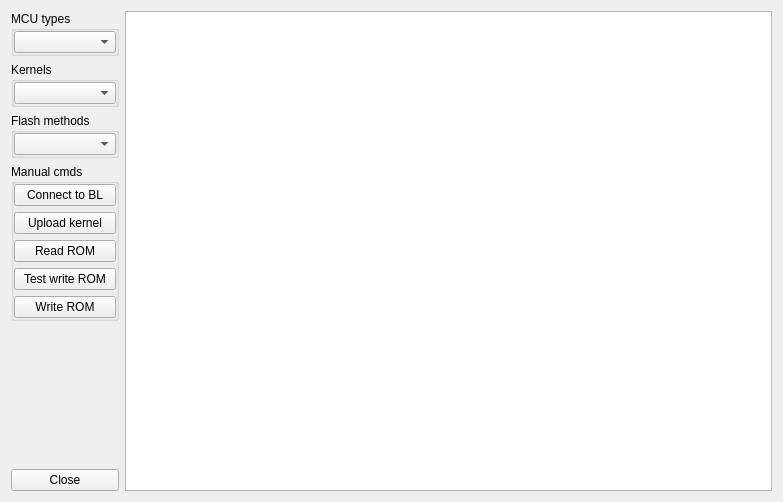
<?xml version="1.0" encoding="UTF-8"?>
<ui version="4.0">
 <class>EcuManualOperationsWindow</class>
 <widget class="QWidget" name="EcuManualOperationsWindow">
  <property name="windowModality">
   <enum>Qt::ApplicationModal</enum>
  </property>
  <property name="geometry">
   <rect>
    <x>0</x>
    <y>0</y>
    <width>783</width>
    <height>500</height>
   </rect>
  </property>
  <property name="windowTitle">
   <string>Form</string>
  </property>
  <layout class="QGridLayout" name="gridLayout">
   <item row="0" column="0">
    <layout class="QHBoxLayout" name="horizontalLayout">
     <item>
      <layout class="QVBoxLayout" name="verticalLayout">
       <item>
        <widget class="QGroupBox" name="mcu_types_box">
         <property name="title">
          <string>MCU types</string>
         </property>
         <layout class="QGridLayout" name="mcu_types_box_2">
          <property name="leftMargin">
           <number>0</number>
          </property>
          <property name="topMargin">
           <number>0</number>
          </property>
          <property name="rightMargin">
           <number>0</number>
          </property>
          <property name="bottomMargin">
           <number>0</number>
          </property>
          <property name="spacing">
           <number>6</number>
          </property>
          <item row="0" column="0">
           <widget class="QComboBox" name="mcu_type"/>
          </item>
         </layout>
        </widget>
       </item>
       <item>
        <widget class="QGroupBox" name="kernels_box">
         <property name="title">
          <string>Kernels</string>
         </property>
         <layout class="QGridLayout" name="kernels_box_2">
          <property name="leftMargin">
           <number>0</number>
          </property>
          <property name="topMargin">
           <number>0</number>
          </property>
          <property name="rightMargin">
           <number>0</number>
          </property>
          <property name="bottomMargin">
           <number>0</number>
          </property>
          <item row="0" column="0">
           <widget class="QComboBox" name="kernels"/>
          </item>
         </layout>
        </widget>
       </item>
       <item>
        <widget class="QGroupBox" name="flash_methods_box">
         <property name="title">
          <string>Flash methods</string>
         </property>
         <layout class="QGridLayout" name="flash_methods_box_2">
          <property name="leftMargin">
           <number>0</number>
          </property>
          <property name="topMargin">
           <number>0</number>
          </property>
          <property name="rightMargin">
           <number>0</number>
          </property>
          <property name="bottomMargin">
           <number>0</number>
          </property>
          <item row="0" column="0">
           <widget class="QComboBox" name="flash_methods"/>
          </item>
         </layout>
        </widget>
       </item>
       <item>
        <widget class="QGroupBox" name="manual_commands">
         <property name="title">
          <string>Manual cmds</string>
         </property>
         <layout class="QGridLayout" name="manual_commands_2">
          <property name="leftMargin">
           <number>0</number>
          </property>
          <property name="topMargin">
           <number>0</number>
          </property>
          <property name="rightMargin">
           <number>0</number>
          </property>
          <property name="bottomMargin">
           <number>0</number>
          </property>
          <item row="2" column="0">
           <widget class="QPushButton" name="download_rom">
            <property name="text">
             <string>Read ROM</string>
            </property>
           </widget>
          </item>
          <item row="1" column="0">
           <widget class="QPushButton" name="upload_kernel">
            <property name="text">
             <string>Upload kernel</string>
            </property>
           </widget>
          </item>
          <item row="0" column="0">
           <widget class="QPushButton" name="connect_bootloader">
            <property name="text">
             <string>Connect to BL</string>
            </property>
           </widget>
          </item>
          <item row="4" column="0">
           <widget class="QPushButton" name="write_rom">
            <property name="text">
             <string>Write ROM</string>
            </property>
           </widget>
          </item>
          <item row="3" column="0">
           <widget class="QPushButton" name="test_write_rom">
            <property name="text">
             <string>Test write ROM</string>
            </property>
           </widget>
          </item>
         </layout>
        </widget>
       </item>
       <item>
        <spacer name="verticalSpacer">
         <property name="orientation">
          <enum>Qt::Vertical</enum>
         </property>
         <property name="sizeHint" stdset="0">
          <size>
           <width>20</width>
           <height>40</height>
          </size>
         </property>
        </spacer>
       </item>
       <item>
        <widget class="QPushButton" name="close_button">
         <property name="text">
          <string>Close</string>
         </property>
        </widget>
       </item>
      </layout>
     </item>
     <item>
      <widget class="QTextEdit" name="textEdit">
       <property name="minimumSize">
        <size>
         <width>640</width>
         <height>480</height>
        </size>
       </property>
      </widget>
     </item>
    </layout>
   </item>
  </layout>
 </widget>
 <resources/>
 <connections/>
</ui>
